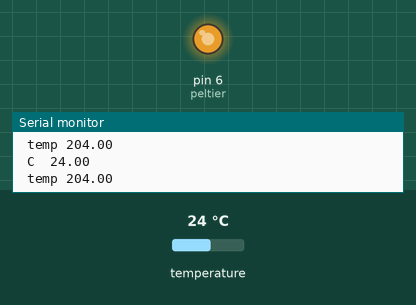
Simulated run of this sketch. Board: Arduino Uno, built with avr-gcc and run on an emulated ATmega328P. Parts: output pins drawn as LEDs (lit = HIGH), the last lines printed to the serial monitor. Inputs (shaded band) come from the test bench; at power-on: temperature 24 °C.

Above: at 2.8 s.
2.9 s: temperature set to 19.4 °C
At 3.9 s:
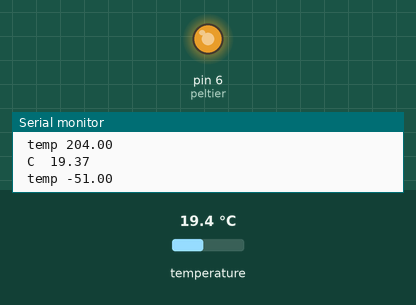
4.8 s: temperature set to 18.5 °C
At 6.9 s:
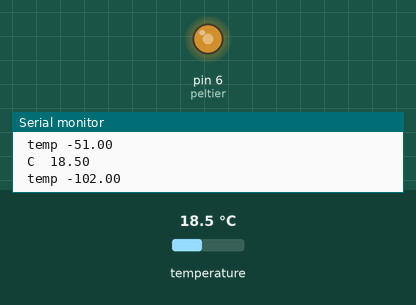
7.3 s: temperature set to 17.5 °C
At 8.7 s:
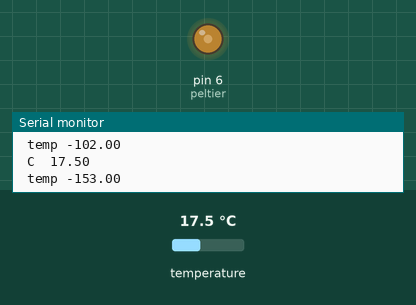
9.8 s: temperature set to 41 °C
At 11.8 s:
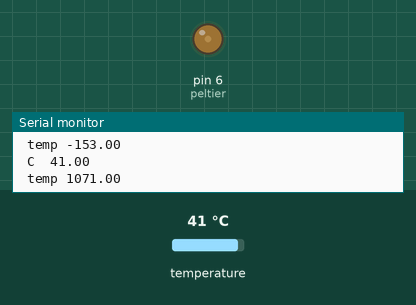
12.4 s: temperature set to 40.4 °C
At 14.8 s:
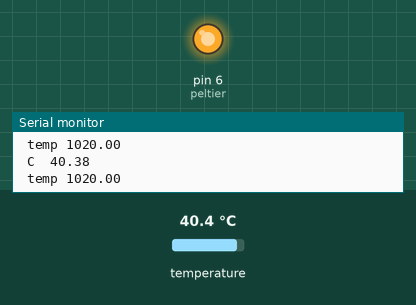
Timing chart, 0 to 15.9 s (numbered marks = the images above; inputs shaded):
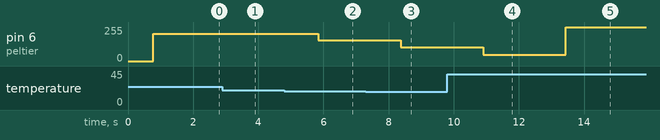

Measured:
- the behaviour switches between 19 and 18.9 °C on temperature (found by bisection; images 1 and 2)
- the behaviour switches between 18 and 17.9 °C on temperature (found by bisection; images 2 and 3)
- the behaviour switches between 41 and 40.9 °C on temperature (found by bisection; images 4 and 5)
- after the input at 2.9 s, pin 6 (peltier): 204/255 → 205/255 after 0.41 s
- after the input at 4.8 s, pin 6 (peltier): 205/255 → 154/255 after 1.0 s
- after the input at 7.3 s, pin 6 (peltier): 154/255 → 103/255 after 1.1 s
- after the input at 9.8 s, pin 6 (peltier): 103/255 → 47/255 after 1.1 s
- after the input at 12.4 s, pin 6 (peltier): 47/255 → 252/255 after 1.0 s

The sketch:

peltier_temp_test.ino
```cpp
/* Test code for controlling peltier element with temp sensor
 * Temp sensor on pin 5 and peltier on pin 6
 * MARCH 2019 Hanna Thenor Årström
 */

#include <OneWire.h>
#include <DallasTemperature.h>

#define ONE_WIRE_BUS 5

OneWire oneWire(ONE_WIRE_BUS);

DallasTemperature sensors(&oneWire);

float Celcius=0;

int peltier = 6;

void setup() {
  Serial.begin(9600);
  sensors.begin();

}

void loop() {

  sensors.requestTemperatures();
  Celcius=sensors.getTempCByIndex(0);
  Serial.print(" C  ");
  Serial.println(Celcius);
  // remapping values to send to peltier element
  float temp = map(Celcius, 20, 25, 0, 255);
  Serial.print(" temp " );
  Serial.println(temp);
  analogWrite(peltier, temp);
  delay(500);

}
```
